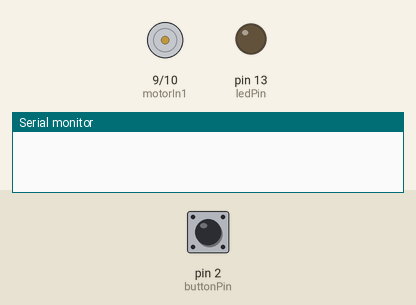
The sketch below on a simulated Arduino Uno, built with avr-gcc and run on an emulated ATmega328P. On the bench: motor-driver pin pairs drawn as motors (green arrow = first pin HIGH = forward, orange = second pin HIGH = backward, longer = more drive), output pins drawn as LEDs (lit = HIGH), the last lines printed to the serial monitor. Dashed ring = blinking. Inputs (shaded band) come from the test bench; at power-on: pin 2 (buttonPin) LOW.

Above: at 1.2 s.
1.3 s: pin 2 (buttonPin) pulled HIGH for 0.15 s
At 1.9 s:
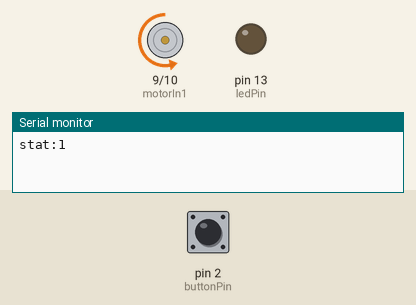
2.9 s: pin 2 (buttonPin) pulled HIGH for 1 s
At 4.4 s:
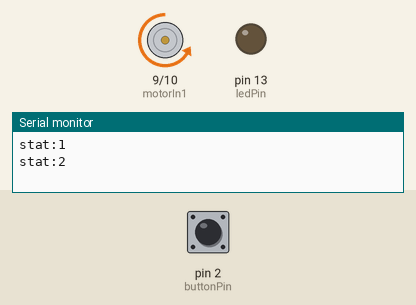
5.4 s: pin 2 (buttonPin) pulsed HIGH 2 times (0.12 s each, 0.3 s apart)
At 5.51 s:
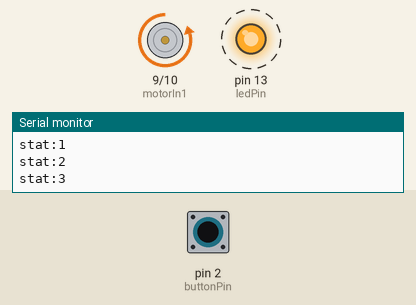
7.5 s: pin 2 (buttonPin) pulled HIGH for 3.2 s
At 8.4 s:
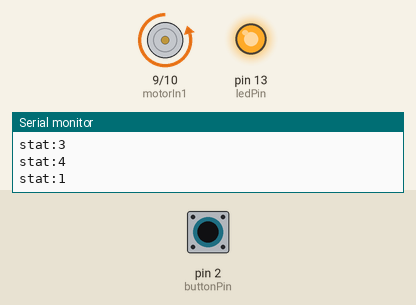
Timing chart, 0 to 12.3 s (numbered marks = the images above; inputs shaded):
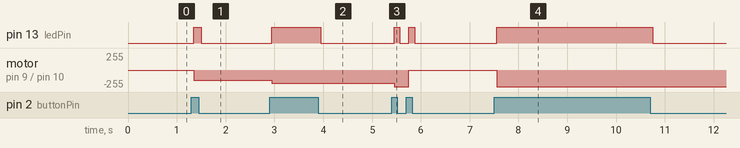

Measured:
- after the input at 1.3 s, pin 13 (ledPin): LOW → HIGH after 0.05 s, → LOW 0.15 s later; motor on pin 9 (motorIn1) / pin 10 (motorIn2): stopped → backward 150/255 after 0.05 s
- after the input at 2.9 s, pin 13 (ledPin): LOW → HIGH after 0.05 s, → LOW 1.0 s later; motor on pin 9 (motorIn1) / pin 10 (motorIn2): backward 150/255 → backward 200/255 after 0.05 s
- after the input at 5.4 s, pin 13 (ledPin): alternates HIGH for 0.12 s and LOW for 0.18 s, 4 changes in all, then stays LOW, starting after 0.05 s; motor on pin 9 (motorIn1) / pin 10 (motorIn2): backward 200/255 → backward 250/255 after 0.05 s, → stopped 0.30 s later
- after the input at 7.5 s, pin 13 (ledPin): LOW → HIGH after 0.05 s, → LOW 3.2 s later; motor on pin 9 (motorIn1) / pin 10 (motorIn2): stopped → backward 250/255 after 0.05 s

The sketch:

zhi-liu-dian-ji.ino
```cpp
/**
 * 直流电机电风扇实验
 * 分四档 0档-停止 1档-150转 2档-200转 3档-250转
 * 使用按钮控制档位的变化,按一次按钮加一档,加到4档时归0,
 * 如此循环
 */

const int buttonPin = 2; // 按钮状态输入引脚 只有两个值 按下:1-HIGH,松开0-LOW
const int ledPin = 13;
const int motorIn1 = 9; // 电机信号输出引脚1-电机驱动引脚IN2
const int motorIn2 = 10;// 电机信号输出引脚2-电机驱动引脚IN3

#define rank1 150
#define rank2 200
#define rank3 250

int buttonState;
int lastButtonState = LOW;
long lastDebounceTime = 0;
long debounceDelay = 50;
int stat = 0;

void setup() {
  // put your setup code here, to run once:
  pinMode(buttonPin, INPUT);
  pinMode(ledPin, OUTPUT);

  pinMode(motorIn1, OUTPUT);
  pinMode(motorIn2, OUTPUT);
  Serial.begin(9600);
}

void loop() {
  // 从按钮读取值,一般是按下时为1(HIGH),释放时为0(LOG)
  // 但如果按钮的正负极接反,就会相反
  int reading = digitalRead(buttonPin);

  // 如果本次读取的按钮值与上一次读取的不一样,则记录状态变化的时间
  if(reading != lastButtonState){
    lastDebounceTime = millis();
  }

  // 本次循环的时间 - 上次状态变化的时间 > 50
  // 如果是按钮状态变化的那一次循环,是不会进入这个if的,因为这个相减的结果不会 > 50
  // 大概率是循环多次后才会符合这个条件,因为循环很快(整个loop没有delay),
  // 所以以人按按钮的灵敏度来说,按下按钮的时间已经够程序循环几十甚至上百次了
  // 所以在按下按钮这个时间内基本都会有一次循环是会进入这个if里的
  if(millis() - lastDebounceTime > debounceDelay){
    // 本次读取的按钮值与上次记录的按钮状态不一致时才进入这个判断
    // 比如第一交按下按钮时 读取到的值reading=1 而 buttonState初始值是0
    // 所以会进入这个if,而且把buttonState变=1, 一松开按钮又会进入这个if
    // 并且把buttonState变为0
    if(reading != buttonState){
      buttonState = reading;
      if(buttonState == HIGH){
        stat = stat + 1;
        Serial.print("stat:");
        Serial.println(stat);
        digitalWrite(ledPin, HIGH);
        if(stat > 3){
          stat = 0;
        }
      } else {
        digitalWrite(ledPin, LOW);
      }
    }
  }
  lastButtonState = reading;

  switch(stat){
   case 1:
    clockwise(rank1);
    break;
   case 2:
    clockwise(rank2);
    break;
   case 3:
    clockwise(rank3);
    break;
   default:
     clockwise(0);
  }
}

void clockwise(int Speed) {
//  Serial.println(Speed);
  analogWrite(motorIn1, 0);
  analogWrite(motorIn2, Speed);
}
```
